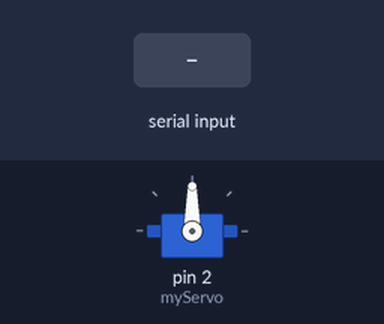
Simulated run of this sketch. Board: Arduino Uno, built with avr-gcc and run on an emulated ATmega328P. Shown: servo. Inputs (shaded band) come from the test bench.

Above: at 1.2 s.
1.3 s: byte 30 received over Serial
At 2.4 s:
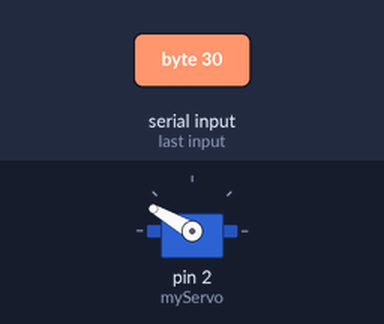
2.8 s: byte 120 received over Serial
At 3.5 s:
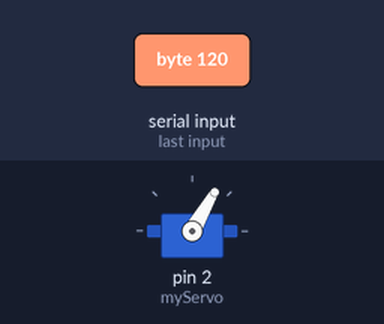
Timing chart, 0 to 5.8 s (numbered marks = the images above; inputs shaded):
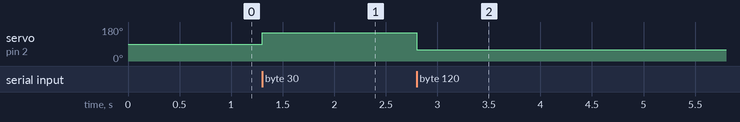

Measured:
- after the input at 1.3 s, servo on pin 2 (myServo): 90° → 150° at once
- after the input at 2.8 s, servo on pin 2 (myServo): 150° → 60° at once

The sketch:

percobaan5.4_arduino.ino
```cpp
#include <Servo.h>

Servo myServo;
int angle = 90;

void setup() {
  myServo.attach(2);  // Sesuaikan pin servo
  myServo.write(angle);
  Serial.begin(9600);
}

void loop() {
  if (Serial.available()) {
    angle = Serial.read();
    angle = constrain(angle, 0, 180);

    // Membalik arah pergerakan servo
    int reversedAngle = 180 - angle;
    myServo.write(reversedAngle);
  }
}
```
